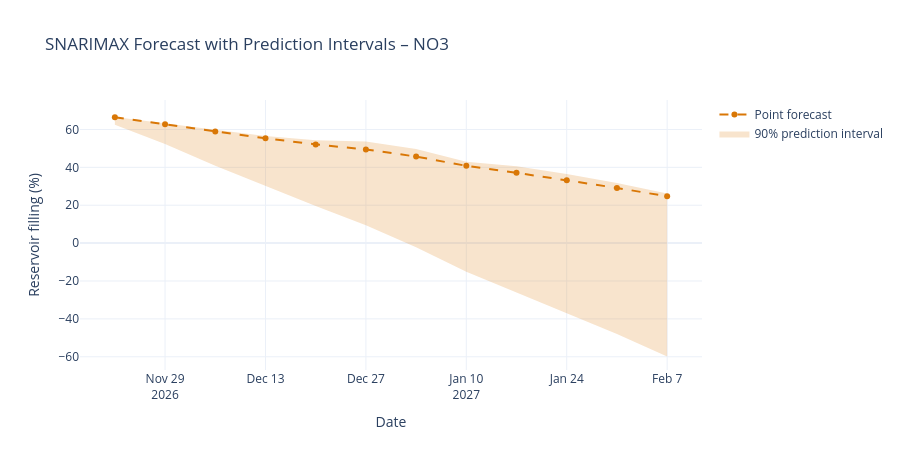

The cell this chart's notebook holds for it:
### Code cell
fig = go.Figure()

# Lower bound
fig.add_trace(go.Scatter(
    x=df_intervals["date"],
    y=df_intervals["lower"] * 100,
    mode="lines",
    line=dict(width=0),
    name="Lower bound",
    showlegend=False
))

# Upper bound and shaded interval
fig.add_trace(go.Scatter(
    x=df_intervals["date"],
    y=df_intervals["upper"] * 100,
    mode="lines",
    line=dict(width=0),
    fill="tonexty",
    fillcolor="rgba(217, 119, 6, 0.2)",
    name="90% prediction interval"
))

# Point forecast
fig.add_trace(go.Scatter(
    x=df_intervals["date"],
    y=df_intervals["predicted"] * 100,
    mode="lines+markers",
    line=dict(color="#D97706", dash="dash"),
    name="Point forecast"
))

fig.update_layout(
    title="SNARIMAX Forecast with Prediction Intervals – NO3",
    xaxis_title="Date",
    yaxis_title="Reservoir filling (%)",
    template="plotly_white",
    height=450,
    hovermode="x unified"
)

fig.show()

### Figure 1 — Plotly figure (JSON) as saved in the notebook; plotly's stock layout.template omitted (floating-point values rounded to 4 significant figures)
{"data": [{"line": {"width": 0}, "mode": "lines", "name": "Lower bound", "showlegend": false, "type": "scatter", "x": ["2026-11-22T00:00:00.000000000", "2026-11-29T00:00:00.000000000", "2026-12-06T00:00:00.000000000", "2026-12-13T00:00:00.000000000", "2026-12-20T00:00:00.000000000", "2026-12-27T00:00:00.000000000", "2027-01-03T00:00:00.000000000", "2027-01-10T00:00:00.000000000", "2027-01-17T00:00:00.000000000", "2027-01-24T00:00:00.000000000", "2027-01-31T00:00:00.000000000", "2027-02-07T00:00:00.000000000"], "y": [62.56, 52.3, 40.82, 30.03, 19.54, 9.395, -2.24, -15.07, -26.04, -37.17, -48.03, -59.87]}, {"fill": "tonexty", "fillcolor": "rgba(217, 119, 6, 0.2)", "line": {"width": 0}, "mode": "lines", "name": "90% prediction interval", "type": "scatter", "x": ["2026-11-22T00:00:00.000000000", "2026-11-29T00:00:00.000000000", "2026-12-06T00:00:00.000000000", "2026-12-13T00:00:00.000000000", "2026-12-20T00:00:00.000000000", "2026-12-27T00:00:00.000000000", "2027-01-03T00:00:00.000000000", "2027-01-10T00:00:00.000000000", "2027-01-17T00:00:00.000000000", "2027-01-24T00:00:00.000000000", "2027-01-31T00:00:00.000000000", "2027-02-07T00:00:00.000000000"], "y": [66.57, 63.38, 59.89, 56.49, 54.28, 53.66, 49.67, 43.01, 40.63, 36.51, 31.69, 26.15]}, {"line": {"color": "#D97706", "dash": "dash"}, "mode": "lines+markers", "name": "Point forecast", "type": "scatter", "x": ["2026-11-22T00:00:00.000000000", "2026-11-29T00:00:00.000000000", "2026-12-06T00:00:00.000000000", "2026-12-13T00:00:00.000000000", "2026-12-20T00:00:00.000000000", "2026-12-27T00:00:00.000000000", "2027-01-03T00:00:00.000000000", "2027-01-10T00:00:00.000000000", "2027-01-17T00:00:00.000000000", "2027-01-24T00:00:00.000000000", "2027-01-31T00:00:00.000000000", "2027-02-07T00:00:00.000000000"], "y": [66.46, 62.78, 58.96, 55.33, 52.13, 49.45, 45.69, 40.81, 37.12, 33.17, 29.14, 24.69]}], "layout": {"height": 450, "hovermode": "x unified", "title": {"text": "SNARIMAX Forecast with Prediction Intervals – NO3"}, "xaxis": {"title": {"text": "Date"}}, "yaxis": {"title": {"text": "Reservoir filling (%)"}}}}
